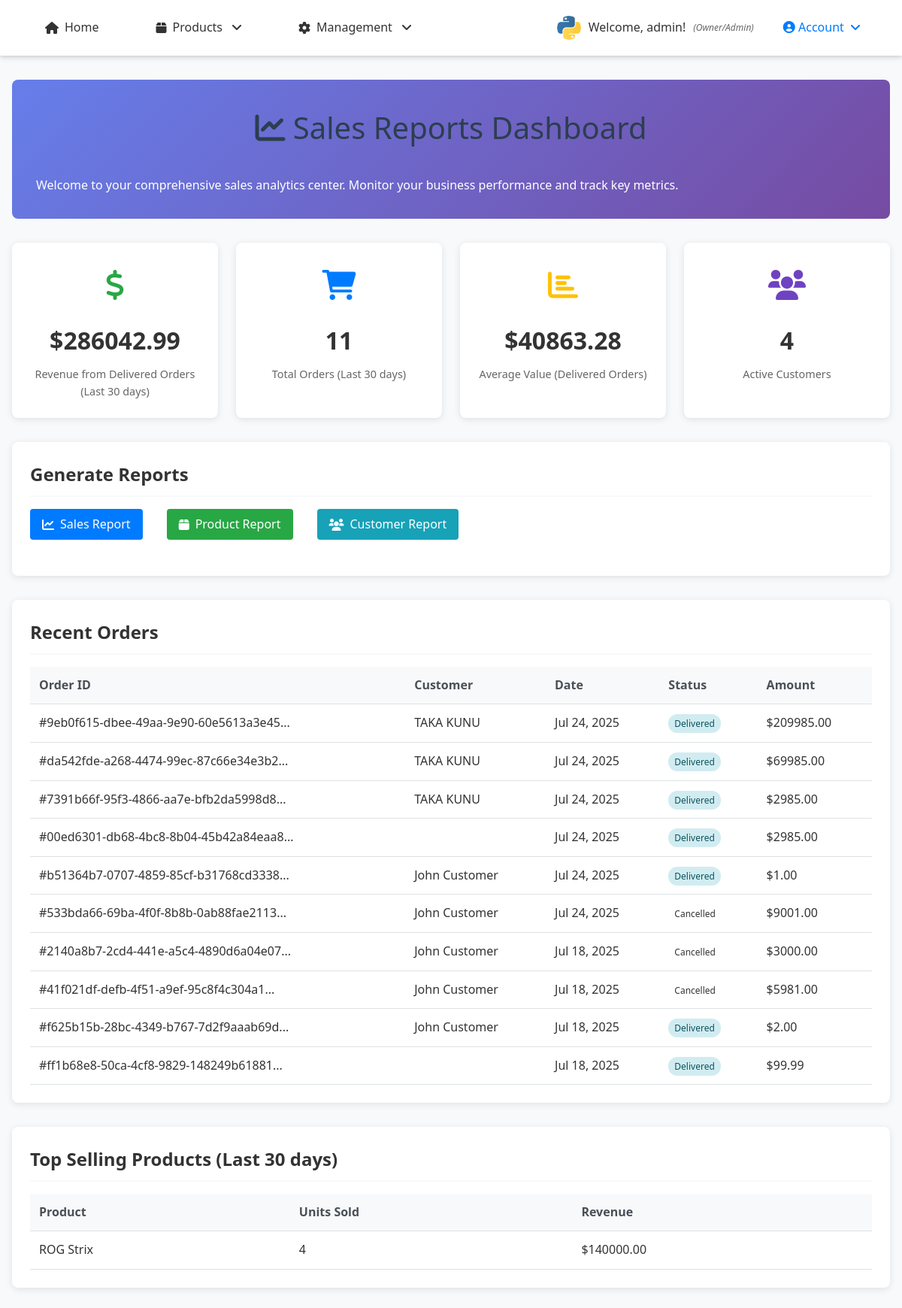
The app's page /reports/ (signed in) with its own data.
### accounts/models.py (models this page shows, shortened)
class UserProfile(models.Model):
    ROLE_CHOICES = [
        ('customer', 'Customer'),
        ('staff', 'Staff'),
        ('owner', 'Owner/Admin'),
    ]
    user = models.OneToOneField(User, on_delete=models.CASCADE, related_name='profile')
    phone_number = models.CharField(max_length=15, blank=True, null=True)
    address = models.TextField(blank=True, null=True)
    date_of_birth = models.DateField(blank=True, null=True)
    profile_picture = models.ImageField(upload_to='profiles/', blank=True, null=True)
    role = models.CharField(max_length=20, choices=ROLE_CHOICES, default='customer')
    billing_first_name = models.CharField(max_length=100, blank=True, null=True)
    billing_last_name = models.CharField(max_length=100, blank=True, null=True)
    billing_email = models.EmailField(blank=True, null=True)
    billing_phone = models.CharField(max_length=20, blank=True, null=True)
    billing_address = models.TextField(blank=True, null=True)
    billing_city = models.CharField(max_length=100, blank=True, null=True)
    billing_state = models.CharField(max_length=100, blank=True, null=True)
    billing_postal_code = models.CharField(max_length=20, blank=True, null=True)
    billing_country = models.CharField(max_length=100, blank=True, null=True)
    shipping_first_name = models.CharField(max_length=100, blank=True, null=True)
    shipping_last_name = models.CharField(max_length=100, blank=True, null=True)
    shipping_phone = models.CharField(max_length=20, blank=True, null=True)
    shipping_address = models.TextField(blank=True, null=True)
    shipping_city = models.CharField(max_length=100, blank=True, null=True)
    shipping_state = models.CharField(max_length=100, blank=True, null=True)
    shipping_postal_code = models.CharField(max_length=20, blank=True, null=True)
    shipping_country = models.CharField(max_length=100, blank=True, null=True)
    created_at = models.DateTimeField(auto_now_add=True)
    updated_at = models.DateTimeField(auto_now=True)
    def can_access_admin(self):
        return self.role == 'owner' or self.user.is_superuser
    def can_manage_products(self):
        return self.role in ['staff', 'owner'] or self.user.is_superuser
    def can_access_dashboard(self):
        return self.role in ['staff', 'owner'] or self.user.is_superuser
    class Meta:
        verbose_name = "User Profile"
        verbose_name_plural = "User Profiles"

### orders/models.py (models this page shows, shortened)
class Order(models.Model):
    ORDER_STATUS_CHOICES = [
        ('pending', 'Pending'),
        ('confirmed', 'Confirmed'),
        ('processing', 'Processing'),
        ('shipped', 'Shipped'),
        ('delivered', 'Delivered'),
        ('cancelled', 'Cancelled'),
        ('refunded', 'Refunded'),
    ]
    order_id = models.UUIDField(default=uuid.uuid4, unique=True, editable=False)
    user = models.ForeignKey(User, on_delete=models.CASCADE, related_name='orders')
    status = models.CharField(max_length=20, choices=ORDER_STATUS_CHOICES, default='pending')
    first_name = models.CharField(max_length=100)
    last_name = models.CharField(max_length=100)
    email = models.EmailField()
    phone = models.CharField(max_length=20)
    shipping_first_name = models.CharField(max_length=100, blank=True)
    shipping_last_name = models.CharField(max_length=100, blank=True)
    shipping_phone = models.CharField(max_length=20, blank=True)
    shipping_address = models.TextField()
    shipping_city = models.CharField(max_length=100)
    shipping_state = models.CharField(max_length=100)
    shipping_postal_code = models.CharField(max_length=20)
    shipping_country = models.CharField(max_length=100, default='Cambodia')
    total_amount = models.DecimalField(max_digits=10, decimal_places=2)
    shipping_cost = models.DecimalField(max_digits=10, decimal_places=2, default=0.00)
    tax_amount = models.DecimalField(max_digits=10, decimal_places=2, default=0.00)
    created_at = models.DateTimeField(auto_now_add=True)
    updated_at = models.DateTimeField(auto_now=True)
    order_notes = models.TextField(blank=True, null=True)
    class Meta:
        ordering = ['-created_at']

### products/models.py (models this page shows, shortened)
class Product(models.Model):
    name = models.CharField(max_length=255)
    category = models.ForeignKey('Category', on_delete=models.CASCADE,
                                 related_name='products', null=True, blank=True)
    description = models.TextField()
    price = models.DecimalField(max_digits=10, decimal_places=2)
    image = models.ImageField(upload_to='products/', blank=True)
    qty = models.IntegerField(default=0)

### reports/views.py (the view)
# urls.py: path('', views.dashboard, name='dashboard'),
@login_required
@owner_required
def dashboard(request):
    thirty_days_ago = timezone.now().date() - timedelta(days=30)
    recent_stats = {
        'total_orders': Order.objects.filter(created_at__date__gte=thirty_days_ago).count(),
        'total_revenue': Order.objects.filter(
            created_at__date__gte=thirty_days_ago,
            status='delivered'
        ).aggregate(Sum('total_amount'))['total_amount__sum'] or Decimal('0.00'),
        'average_order_value': Order.objects.filter(
            created_at__date__gte=thirty_days_ago,
            status='delivered'
        ).aggregate(Avg('total_amount'))['total_amount__avg'] or Decimal('0.00'),
        'total_customers': Order.objects.filter(
            created_at__date__gte=thirty_days_ago
        ).values('user').distinct().count(),
    }
    recent_orders = Order.objects.select_related('user').order_by('-created_at')[:10]
    top_products = OrderItem.objects.filter(
        order__created_at__date__gte=thirty_days_ago,
        order__status='delivered'
    ).values('product__name').annotate(
        total_sold=Sum('quantity'),
        total_revenue=Sum('price')
    ).order_by('-total_sold')[:5]
    context = {
        'stats': recent_stats,
        'recent_orders': recent_orders,
        'top_products': top_products,
        'thirty_days_ago': thirty_days_ago,
    }
    return render(request, 'reports/dashboard.html', context)

### reports/templates/reports/dashboard.html (shortened to what this page needs)
{% extends 'base.html' %}
{% load static %}
{% block content %}
<div class="dashboard-header">
    <h1><i class="fas fa-chart-line"></i> Sales Reports Dashboard</h1>
    <p>Welcome to your comprehensive sales analytics center. Monitor your business performance and track key metrics.</p>
</div>
<div class="stats-grid">
    <div class="stat-card revenue">
        <div class="icon"><i class="fas fa-dollar-sign"></i></div>
        <div class="value">${{ stats.total_revenue|floatformat:2 }}</div>
        <div class="label">Revenue from Delivered Orders (Last 30 days)</div>
    </div>
    <div class="stat-card orders">
        <div class="icon"><i class="fas fa-shopping-cart"></i></div>
        <div class="value">{{ stats.total_orders }}</div>
        <div class="label">Total Orders (Last 30 days)</div>
    </div>
    <div class="stat-card average">
        <div class="icon"><i class="fas fa-chart-bar"></i></div>
        <div class="value">${{ stats.average_order_value|floatformat:2 }}</div>
        <div class="label">Average Value (Delivered Orders)</div>
    </div>
    <div class="stat-card customers">
        <div class="icon"><i class="fas fa-users"></i></div>
        <div class="value">{{ stats.total_customers }}</div>
        <div class="label">Active Customers</div>
    </div>
</div>
<div class="report-section">
    <h2 class="section-title">Generate Reports</h2>
    <div class="btn-group">
        <a href="{% url 'reports:sales_report' %}" class="btn btn-primary">
            <i class="fas fa-chart-line"></i> Sales Report
        </a>
        <a href="{% url 'reports:product_report' %}" class="btn btn-success">
            <i class="fas fa-box"></i> Product Report
        </a>
        <a href="{% url 'reports:customer_report' %}" class="btn btn-info">
            <i class="fas fa-users"></i> Customer Report
        </a>
    </div>
</div>
<div class="report-section">
    <h2 class="section-title">Recent Orders</h2>
    {% if recent_orders %}
        <table class="table">
            <thead>
                <tr>
                    <th>Order ID</th>
                    <th>Customer</th>
                    <th>Date</th>
                    <th>Status</th>
                    <th>Amount</th>
                </tr>
            </thead>
            <tbody>
                {% for order in recent_orders %}
                <tr>
                    <td>#{{ order.order_id|slice:":8" }}...</td>
                    <td>{{ order.user.first_name }} {{ order.user.last_name }}</td>
                    <td>{{ order.created_at|date:"M d, Y" }}</td>
                    <td>
                        <span class="status-badge status-{{ order.status }}">
                            {{ order.get_status_display }}
                        </span>
                    </td>
                    <td>${{ order.total_amount|floatformat:2 }}</td>
                </tr>
                {% endfor %}
            </tbody>
        </table>
    {% else %}
        <p>No recent orders found.</p>
    {% endif %}
</div>
<div class="report-section">
    <h2 class="section-title">Top Selling Products (Last 30 days)</h2>
    {% if top_products %}
        <table class="table">
            <thead>
                <tr>
                    <th>Product</th>
                    <th>Units Sold</th>
                    <th>Revenue</th>
                </tr>
            </thead>
            <tbody>
                {% for product in top_products %}
                <tr>
                    <td>{{ product.product__name }}</td>
                    <td>{{ product.total_sold }}</td>
                    <td>${{ product.total_revenue|floatformat:2 }}</td>
                </tr>
                {% endfor %}
            </tbody>
        </table>
    {% else %}
        <p>No product sales data available.</p>
    {% endif %}
</div>
{% endblock %}

### store/templates/base.html (shortened to what this page needs)
{% load static %}
<!DOCTYPE html>
<html lang="en">
<head>
    <link rel="stylesheet" href="https://cdnjs.cloudflare.com/ajax/libs/font-awesome/6.0.0/css/all.min.css">
    <link rel="stylesheet" href="{% static 'store/css/style.css' %}">
</head>
<body>
    <header>
        <nav>
            <ul>
                <li><a href="{% url 'store:home' %}">
                    <i class="fas fa-home"></i> Home
                </a></li>
                <li class="dropdown">
                    <a href="#" class="dropdown-toggle">
                        <i class="fas fa-box"></i> Products
                    </a>
                </li>
                {% if user.is_authenticated %}
                    {% if user.profile.role == 'staff' or user.profile.role == 'owner' %}
                        <li class="dropdown">
                            <a href="#" class="dropdown-toggle">
                                <i class="fas fa-cog"></i> Management
                            </a>
                        </li>
                    {% endif %}
                {% endif %}
            </ul>
            <div class="auth-nav">
                {% if user.is_authenticated %}
                    <div class="user-info">
                        {% if user.profile.profile_picture %}
                            <img src="{{ user.profile.profile_picture.url }}" alt="Profile" class="user-avatar">
                        {% else %}
                            <div class="user-default-avatar">
                                {{ user.first_name|first|default:user.username|first }}
                            </div>
                        {% endif %}
                        <span>Welcome, {{ user.first_name|default:user.username }}!</span>
                        <small class="user-role">({{ user.profile.get_role_display }})</small>
                    </div>
                    <div class="dropdown">
                        <a href="#" class="dropdown-toggle" style="color: #007bff; font-weight: 500;">
                            <i class="fas fa-user-circle"></i> Account
                        </a>
                    </div>
                {% endif %}
            </div>
        </nav>
    </header>
    <main>
        <div class="container">
            {% block content %}
            {% endblock %}
        </div>
    </main>
</body>
</html>

### records on screen
Order: order_id "9eb0f615-dbee-49aa-9e90-60e5613a3e45", user.first_name "TAKA", user.last_name "KUNU", created_at "Jul 24, 2025", status "Delivered", total_amount "209985.00"
Order: order_id "da542fde-a268-4474-99ec-87c66e34e3b2", user.first_name "TAKA", user.last_name "KUNU", created_at "Jul 24, 2025", status "Delivered", total_amount "69985.00"
Order: order_id "7391b66f-95f3-4866-aa7e-bfb2da5998d8", user.first_name "TAKA", user.last_name "KUNU", created_at "Jul 24, 2025", status "Delivered", total_amount "2985.00"
Order: order_id "00ed6301-db68-4bc8-8b04-45b42a84eaa8", created_at "Jul 24, 2025", status "Delivered", total_amount "2985.00"
Order: order_id "b51364b7-0707-4859-85cf-b31768cd3338", user.first_name "John", user.last_name "Customer", created_at "Jul 24, 2025", status "Delivered", total_amount "1.00"
Order: order_id "533bda66-69ba-4f0f-8b8b-0ab88fae2113", user.first_name "John", user.last_name "Customer", created_at "Jul 24, 2025", status "Cancelled", total_amount "9001.00"
Order: order_id "2140a8b7-2cd4-441e-a5c4-4890d6a04e07", user.first_name "John", user.last_name "Customer", created_at "Jul 18, 2025", status "Cancelled", total_amount "3000.00"
Order: order_id "41f021df-defb-4f51-a9ef-95c8f4c304a1", user.first_name "John", user.last_name "Customer", created_at "Jul 18, 2025", status "Cancelled", total_amount "5981.00"
Order: order_id "f625b15b-28bc-4349-b767-7d2f9aaab69d", user.first_name "John", user.last_name "Customer", created_at "Jul 18, 2025", status "Delivered", total_amount "2.00"
Order: order_id "ff1b68e8-50ca-4cf8-9829-148249b61881", created_at "Jul 18, 2025", status "Delivered", total_amount "99.99"
Product: product__name "ROG Strix", total_sold "4", total_revenue "140000.00"

### other values on screen
{{ user.first_name|default:user.username }} "admin"
{{ user.profile.get_role_display }} "Owner/Admin"
{{ stats.total_revenue|floatformat:2 }} "286042.99"
{{ stats.total_orders }} "11"
{{ stats.average_order_value|floatformat:2 }} "40863.28"
{{ stats.total_customers }} "4"
